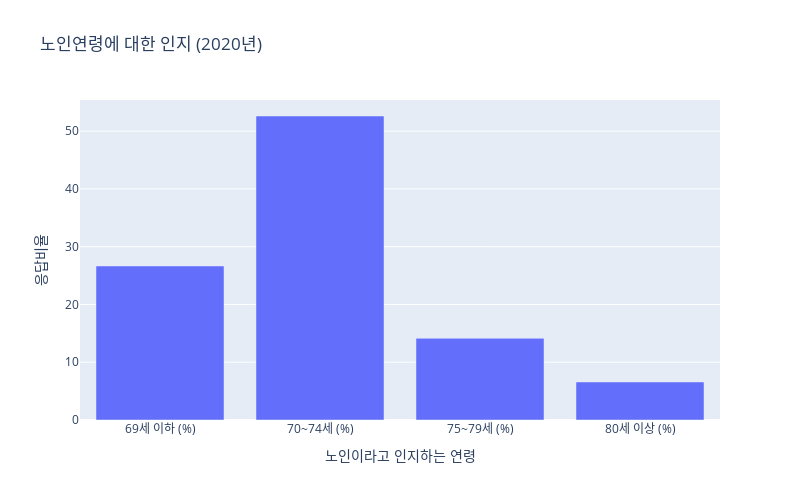

Notebook cell for this chart:
### Code cell
# 2020년 노인연령에 대한 인지 시각화
px.bar(age_t, x='항목', y='응답비율', height=500, width=800,
       title="노인연령에 대한 인지 (2020년)", labels={"항목":"노인이라고 인지하는 연령"})

### Figure 1 — Plotly figure (JSON) as saved in the notebook; plotly's stock layout.template omitted (floating-point values rounded to 4 significant figures)
{"data": [{"alignmentgroup": "True", "hovertemplate": "노인이라고 인지하는 연령=%{x}<br>응답비율=%{y}<extra></extra>", "legendgroup": "", "marker": {"color": "#636efa", "pattern": {"shape": ""}}, "name": "", "offsetgroup": "", "orientation": "v", "showlegend": false, "textposition": "auto", "type": "bar", "x": ["69세 이하 (%)", "70~74세 (%)", "75~79세 (%)", "80세 이상 (%)"], "xaxis": "x", "y": [26.66, 52.62, 14.14, 6.58], "yaxis": "y"}], "layout": {"barmode": "relative", "height": 500, "legend": {"tracegroupgap": 0}, "title": {"text": "노인연령에 대한 인지 (2020년)"}, "width": 800, "xaxis": {"anchor": "y", "domain": [0, 1], "title": {"text": "노인이라고 인지하는 연령"}}, "yaxis": {"anchor": "x", "domain": [0, 1], "title": {"text": "응답비율"}}}}
